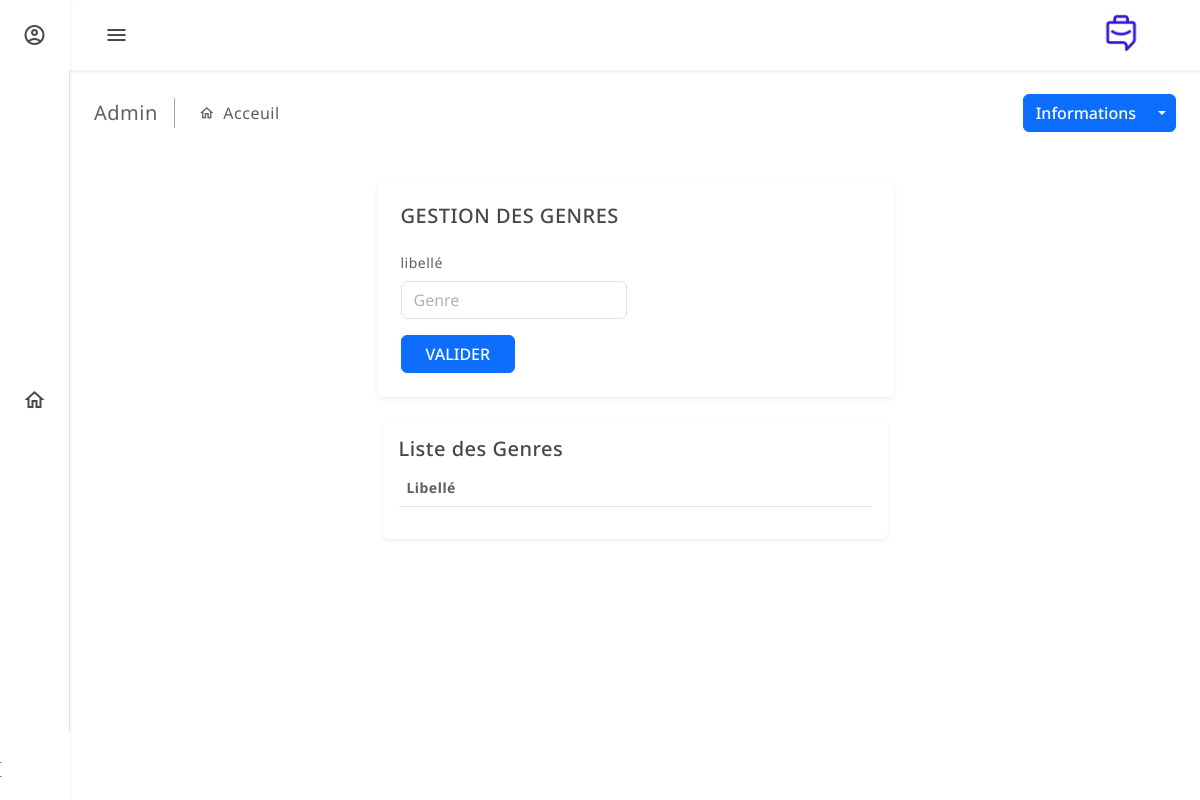
/backend/gct21/, run on an earlier commit of the app's database.
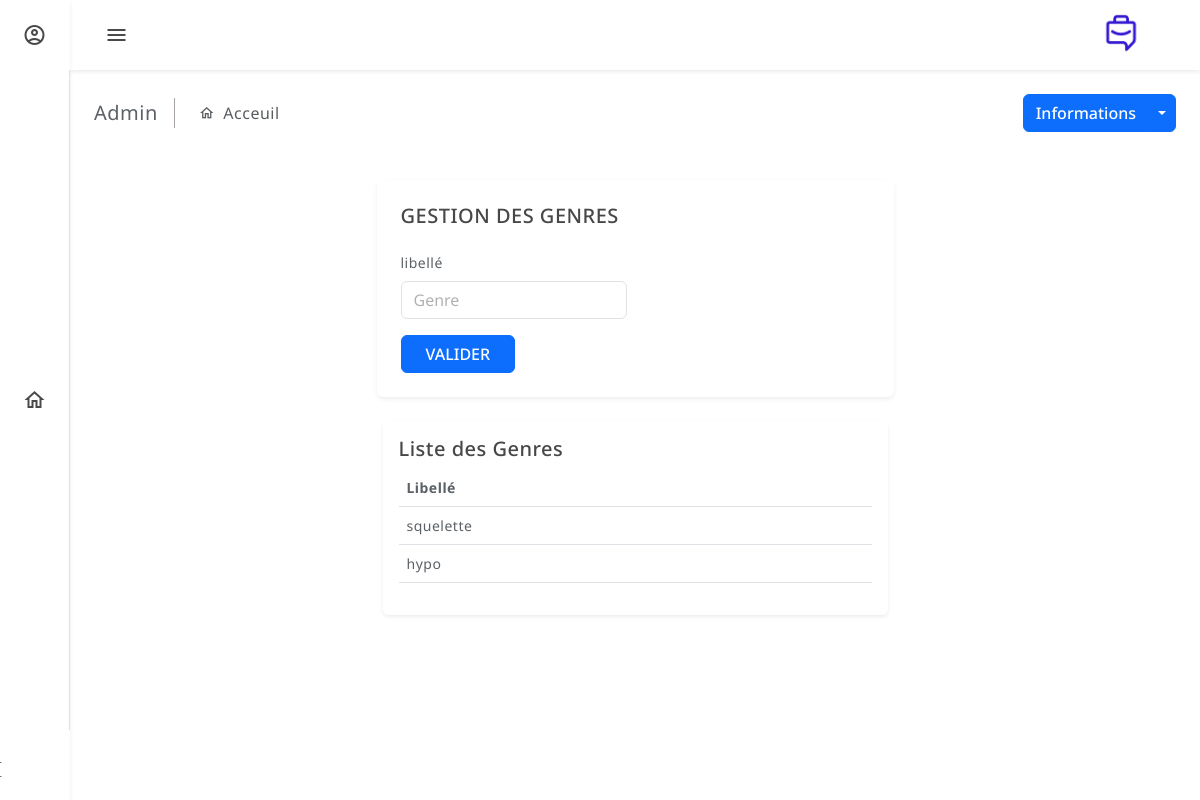
And on a later commit of the database.
### backend/models.py (models this page shows, shortened)
class GCT21(models.Model):
    lib_genre = models.CharField(max_length=100)

### backend/views.py (the view)
# urls.py: path('gct21/', views.gct21_list, name='gct21_list'),
def gct21_list(request):
    gct21_items = GCT21.objects.all()
    return render(request, 'genre.html', {'gct21_items': gct21_items})

### templates/genre.html (shortened to what the changed rows need)
<!doctype html>
<html lang="en" data-bs-theme="light">
<head>
  {% load static %}
  <link href="{% static 'assets/plugins/perfect-scrollbar/css/perfect-scrollbar.css' %}" rel="stylesheet">
  <link rel="stylesheet" type="text/css" href="{% static 'assets/plugins/metismenu/metisMenu.min.css' %}">
  <link rel="stylesheet" type="text/css" href="{% static 'assets/plugins/metismenu/mm-vertical.css' %}">
  <link href="{% static 'assets/css/bootstrap.min.css' %}" rel="stylesheet">
  <link href="{% static 'assets/css/bootstrap-extended.css' %}" rel="stylesheet">
  <link href="{% static 'sass/main.css' %}" rel="stylesheet">
  <link href="{% static 'sass/dark-theme.css' %}" rel="stylesheet">
  <link href="{% static 'sass/semi-dark.css' %}" rel="stylesheet">
  <link href="{% static 'sass/bordered-theme.css' %}" rel="stylesheet">
  <link href="{% static 'sass/responsive.css' %}" rel="stylesheet">
</head>
<body>
  <main class="main-wrapper">
    <div class="main-content">
<div class="container my-5">
  <div class="container my-100">
    <div class="row justify-content-center">
        <div class="col-lg-6">
            <div class="card">
                <div class="card-body">
                    <table class="table">
                        <thead>
                            <tr>
                                <th scope="col">Libellé</th>
                            </tr>
                        </thead>
                        <tbody id="record-list">
                            {% for genre in gct21_items %}
                            <tr>
                                <td>{{ genre.lib_genre }}</td>
                            </tr>
                            {% endfor %}
                        </tbody>
                    </table>
                </div>
            </div>
        </div>
    </div>
</div>
</div>
  </main>
</body>
</html>

What changed in the data, as far as the page shows it:
added GCT21: lib_genre "squelette"
added GCT21: lib_genre "hypo"
